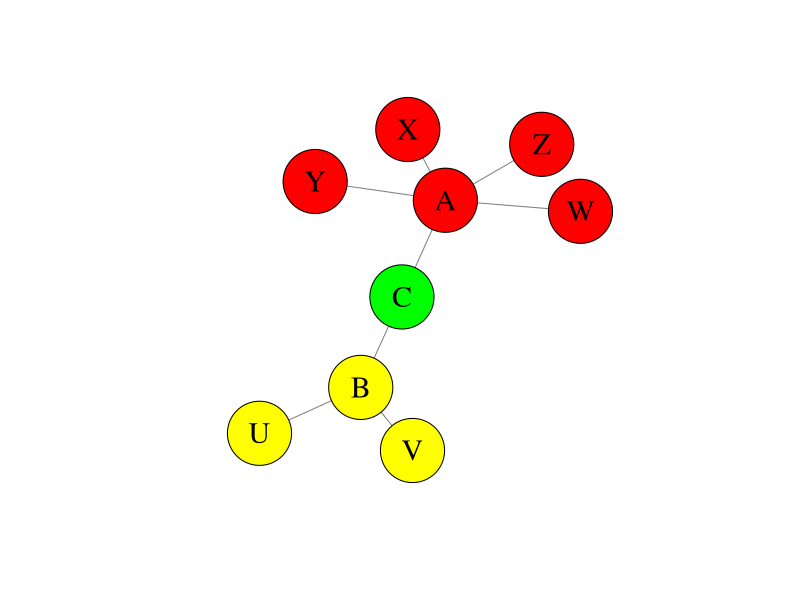

This figure's R source:
## ---- chunk 1
library(igraph)
dat=graph(c(1,3,2,3,2,4,2,5,1,6,1,7,1,8,1,9),directed=FALSE)
V(dat)$names=c("A","B","C","U","V","W","X","Y","Z")
V(dat)$col=c("red","yellow","green","yellow","yellow","red","red","red","red")
set.seed(907)
plot(dat, layout=layout.fruchterman.reingold,vertex.size = 40, vertex.color=V(dat)$col,vertex.label = V(dat)$names,vertex.label.cex=1.8,
     vertex.label.color="black",edge.color = grey(0.5), edge.arrow.mode = "-")
